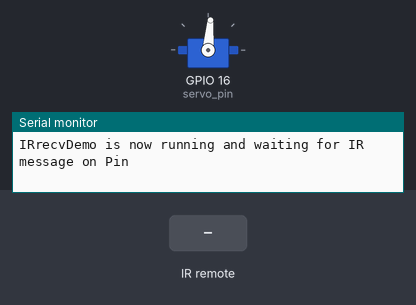
Bench run of a sketch on a simulated ESP8266 (NodeMCU). On the bench: servo, the last lines printed to the serial monitor. The test bench sets the inputs (shaded band).

Above: at 1.7 s.
1.8 s: infrared code 0xFF629D received
At 2.1 s:
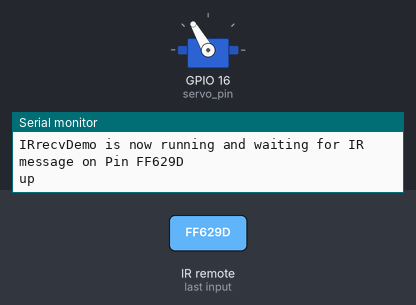
3.8 s: infrared code 0xFFA857 received
At 4.2 s:
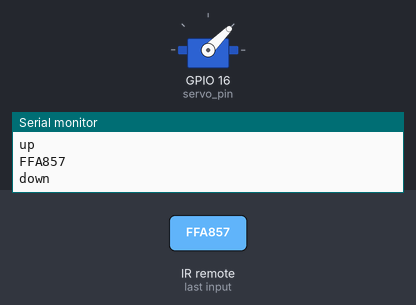
Timing chart, 0 to 6.8 s (numbered marks = the images above; inputs shaded):
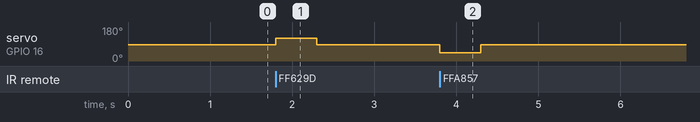

The sketch:

Motor_Control_with_IR_Remote.ino
```cpp
#include <Arduino.h>
#include <IRremoteESP8266.h>
#include <IRrecv.h>
#include <IRutils.h>
#include <Servo.h>

#define ir_receiver 14
#define ir_up 0xFF629D
#define ir_down 0xFFA857
#define servo_pin 16

IRrecv irrecv(ir_receiver);
Servo myservo;

decode_results results;

void setup() {
  Serial.begin(115200);

  irrecv.enableIRIn();  // Start the receiver
  pinMode(servo_pin, OUTPUT);
  myservo.attach(servo_pin);

  Serial.println();
  Serial.print("IRrecvDemo is now running and waiting for IR message on Pin ");

  myservo.write(85);
  delay(500);
}

void loop() {
  myservo.write(85);

  if (irrecv.decode(&results)) {

    serialPrintUint64(results.value, HEX);
    Serial.println("");

    switch (results.value)
    {
      case ir_up:
        Serial.println("up");
        myservo.write(120);
        delay(500);
        break;

      case ir_down:
        Serial.println("down");
        myservo.write(45);
        delay(500);
        break;

      default: myservo.write(85);
    }

    irrecv.resume();  // Receive the next value
  }
}
```

Measured:
- after the input at 1.8 s, servo on GPIO 16 (servo_pin): 85° → 120° at once, → 85° 0.50 s later
- after the input at 3.8 s, servo on GPIO 16 (servo_pin): 85° → 45° at once, → 85° 0.50 s later
